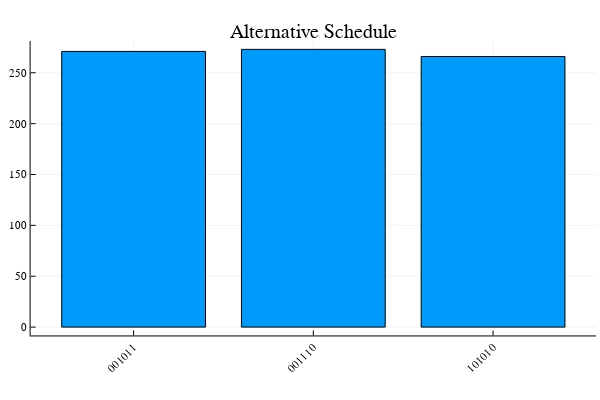

Here is the notebook cell this chart was saved with:
### Code cell
plotly()
Plots.PlotlyBackend()
a=countmap(samples)        # arma dic conf=>cuentas
confs=collect(keys(a))     # array de confs (Binario)
cuentas=collect(values(a)); # array de cuentas
#
cuentas2=[]
ticklabel = String[]
for k in 1:size(confs)[1]
    if  cuentas[k] > (nshot/10)
        zz=""
        for i in 1:6
            zz=zz*string(confs[k][i])
        end
        push!(ticklabel,zz)
        push!(cuentas2,cuentas[k])
    end
end
bar(cuentas2, xticks=(1:size(confs)[1], ticklabel), legend = false, title="Alternative Schedule")
xaxis!(xrotation=45)

### Figure 1 — Plotly figure (JSON) as saved in the notebook; plotly's stock layout.template omitted (floating-point values rounded to 4 significant figures)
{"data": [{"fill": "tozeroy", "fillcolor": "rgba(0, 154, 250, 1.000)", "hoverinfo": "none", "legendgroup": "y1", "line": {"color": "rgba(0, 0, 0, 1.000)", "dash": "solid", "width": 1}, "mode": "lines", "name": "y1", "showlegend": true, "type": "scatter", "x": [0.6, 0.6, 1.4, 1.4, 0.6, 0.6], "xaxis": "x1", "y": [271, 0, 0, 271, 271, 271], "yaxis": "y1"}, {"fill": "tozeroy", "fillcolor": "rgba(0, 154, 250, 1.000)", "hoverinfo": "none", "legendgroup": "y1", "line": {"color": "rgba(0, 0, 0, 1.000)", "dash": "solid", "width": 1}, "mode": "lines", "name": "y1", "showlegend": false, "type": "scatter", "x": [1.6, 1.6, 2.4, 2.4, 1.6, 1.6], "xaxis": "x1", "y": [273, 0, 0, 273, 273, 273], "yaxis": "y1"}, {"fill": "tozeroy", "fillcolor": "rgba(0, 154, 250, 1.000)", "hoverinfo": "none", "legendgroup": "y1", "line": {"color": "rgba(0, 0, 0, 1.000)", "dash": "solid", "width": 1}, "mode": "lines", "name": "y1", "showlegend": false, "type": "scatter", "x": [2.6, 2.6, 3.4, 3.4, 2.6, 2.6], "xaxis": "x1", "y": [266, 0, 0, 266, 266, 266], "yaxis": "y1"}], "layout": {"annotations": [{"font": {"color": "rgba(0, 0, 0, 1.000)", "family": "sans-serif", "size": 20}, "rotation": 0, "showarrow": false, "text": "Alternative Schedule", "x": 0.5222, "xanchor": "center", "xref": "paper", "y": 1, "yanchor": "top", "yref": "paper"}], "height": 400, "margin": {"b": 20, "l": 0, "r": 0, "t": 20}, "paper_bgcolor": "rgba(255, 255, 255, 1.000)", "plot_bgcolor": "rgba(255, 255, 255, 1.000)", "showlegend": false, "width": 600, "xaxis": {"anchor": "y", "domain": [0.05101, 0.9934], "gridcolor": "rgba(0, 0, 0, 0.100)", "gridwidth": 0.5, "linecolor": "rgba(0, 0, 0, 1.000)", "mirror": false, "range": [0.427, 3.573], "showgrid": true, "showline": true, "showticklabels": true, "tickangle": -45, "tickcolor": "rgb(0, 0, 0)", "tickfont": {"color": "rgba(0, 0, 0, 1.000)", "family": "sans-serif", "size": 11}, "tickmode": "array", "ticks": "inside", "ticktext": ["001011", "001110", "101010"], "tickvals": [1, 2, 3, 4, 5, 6, 7, 8, 9, 10, 11, 12, 13, 14, 15, 16, 17, 18, 19, 20, 21, 22, 23, 24, 25], "title": "", "titlefont": {"color": "rgba(0, 0, 0, 1.000)", "family": "sans-serif", "size": 15}, "type": "-", "visible": true, "zeroline": false, "zerolinecolor": "rgba(0, 0, 0, 1.000)"}, "yaxis": {"anchor": "x", "domain": [0.1238, 0.9415], "gridcolor": "rgba(0, 0, 0, 0.100)", "gridwidth": 0.5, "linecolor": "rgba(0, 0, 0, 1.000)", "mirror": false, "range": [-8.19, 281.2], "showgrid": true, "showline": true, "showticklabels": true, "tickangle": 0, "tickcolor": "rgb(0, 0, 0)", "tickfont": {"color": "rgba(0, 0, 0, 1.000)", "family": "sans-serif", "size": 11}, "tickmode": "array", "ticks": "inside", "ticktext": ["0", "50", "100", "150", "200", "250"], "tickvals": [0, 50, 100, 150, 200, 250], "title": "", "titlefont": {"color": "rgba(0, 0, 0, 1.000)", "family": "sans-serif", "size": 15}, "type": "-", "visible": true, "zeroline": false, "zerolinecolor": "rgba(0, 0, 0, 1.000)"}}}
